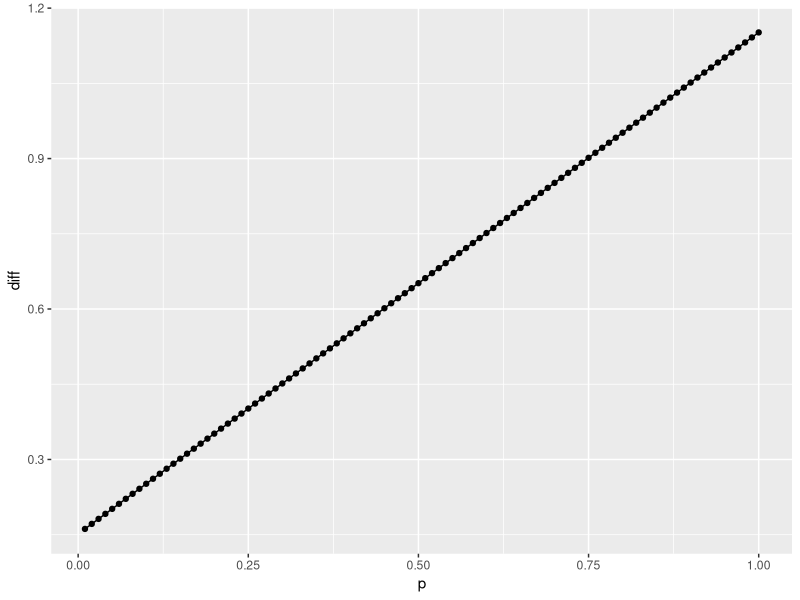

Here is the R script that generated this plot:
## ---- chunk 1
knitr::opts_chunk$set(echo = TRUE)
library(ggplot2)
## ---- chunk 2
n <- 50
p_a <- 0.5
exp_x <- p_a
exp_x
var_x <- (p_a * (1 - p_a)) / n
var_x
## ---- chunk 3
n <- 50
p_a <- 0.5
p_b <- 0.6
exp_x <- p_a
var_x <- (p_a * (1 - p_a)) / n
pval <- 1 - pnorm(p_b, exp_x, sqrt(var_x))
pval
## ---- chunk 4
n <- 100
p_a <- 0.5
p_b <- 0.6
exp_x <- p_a
var_x <- (p_a * (1 - p_a)) / n
pval <- 1 - pnorm(p_b, exp_x, sqrt(var_x))
pval
## ---- chunk 5
n <- 100
a <- 0.05
p_a <- 0.5
p_b <- 0.6
exp_x <- p_a
var_x <- (p_a * (1 - p_a)) / n
q_b <- qnorm(1 - a, p_a, sqrt(var_x))
q_b
## ---- chunk 6
n <- 50
a <- 0.05
p_a <- 0.5
p_b <- 0.6
exp_x <- p_a
var_x <- (p_a * (1 - p_a)) / n
st_dev <- sqrt(var_x)
st_dev
q_b <- qnorm(1 - a, p_a, st_dev)
dif <- q_b - p_a
dif
## ---- chunk 7
n <- 50
p_a <- 0.75
exp_x <- p_a
exp_x
var_x <- (p_a * (1 - p_a)) / n
var_x
## ---- chunk 8
n <- 50
p_a <- 0.75
p_b <- 0.6
exp_x <- p_a
var_x <- (p_a * (1 - p_a)) / n
pval <- 1 - pnorm(p_b, exp_x, sqrt(var_x))
pval
## ---- chunk 9
n <- 100
p_a <- 0.75
p_b <- 0.6
exp_x <- p_a
var_x <- (p_a * (1 - p_a)) / n
pval <- 1 - pnorm(p_b, exp_x, sqrt(var_x))
pval
## ---- chunk 10
n <- 100
p_a <- 0.75
p_b <- 0.6
exp_x <- p_a
var_x <- (p_a * (1 - p_a)) / n
q_b <- qnorm(1 - a, p_a, sqrt(var_x))
q_b
## ---- chunk 11
n <- 50
p_a <- 0.75
p_b <- 0.6
exp_x <- p_a
var_x <- (p_a * (1 - p_a)) / n
st_dev <- sqrt(var_x)
st_dev
q_b <- qnorm(1 - a, p_a, st_dev)
dif <- q_b - p_a
dif
## ---- chunk 12
n_a <- 55
n_b <- 45
s_a <- 35
s_b <- 35
tot_s <- s_a + s_b
tot_n <- n_a + n_b
avg_p <- tot_s / tot_n
avg_p
## ---- chunk 13
n_a <- 55
n_b <- 45
s_a <- 35
s_b <- 35
tot_s <- s_a + s_b
tot_n <- n_a + n_b
avg_p <- tot_s / tot_n

var_ab <- avg_p * (1 - avg_p)

var_y <- (var_ab / n_b) + (var_ab / n_a)

var_y
## ---- chunk 14
n_a <- 55
n_b <- 45
s_a <- 35
s_b <- 35
p_a <- s_a / n_a
p_b <- s_b / n_b

y_hat <- p_b - p_a
y_hat
## ---- chunk 15
n_a <- 55
n_b <- 45
s_a <- 35
s_b <- 35
p_a <- s_a / n_a
p_b <- s_b / n_b
tot_s <- s_a + s_b
tot_n <- n_a + n_b
avg_p <- tot_s / tot_n

var_ab <- avg_p * (1 - avg_p)
var_y <- (var_ab / n_b) + (var_ab / n_a)
st_dev <- sqrt(var_y)

y_hat <- p_b - p_a

pval <- 1 - pnorm(y_hat, 0, st_dev)
pval
## ---- chunk 16
n_a <- 55
n_b <- 45
s_a <- 35
s_b <- 35
a <- 0.05
p_a <- s_a / n_a
p_b <- s_b / n_b
tot_s <- s_a + s_b
tot_n <- n_a + n_b
avg_p <- tot_s / tot_n

var_ab <- avg_p * (1 - avg_p)
var_y <- (var_ab / n_b) + (var_ab / n_a)
st_dev <- sqrt(var_y)

df <- data.frame(matrix(ncol = 2, nrow = 100))
names <- c("p", "diff")
colnames(df) <- names

for (val in 1:100){
  pv <- val * .01
  df$p[val] <- pv
  df$diff[val] <- qnorm(1 - a, pv, st_dev)
}

ggplot(data=df, aes(x=p, y=diff, group=1)) +
  geom_line()+
  geom_point()

